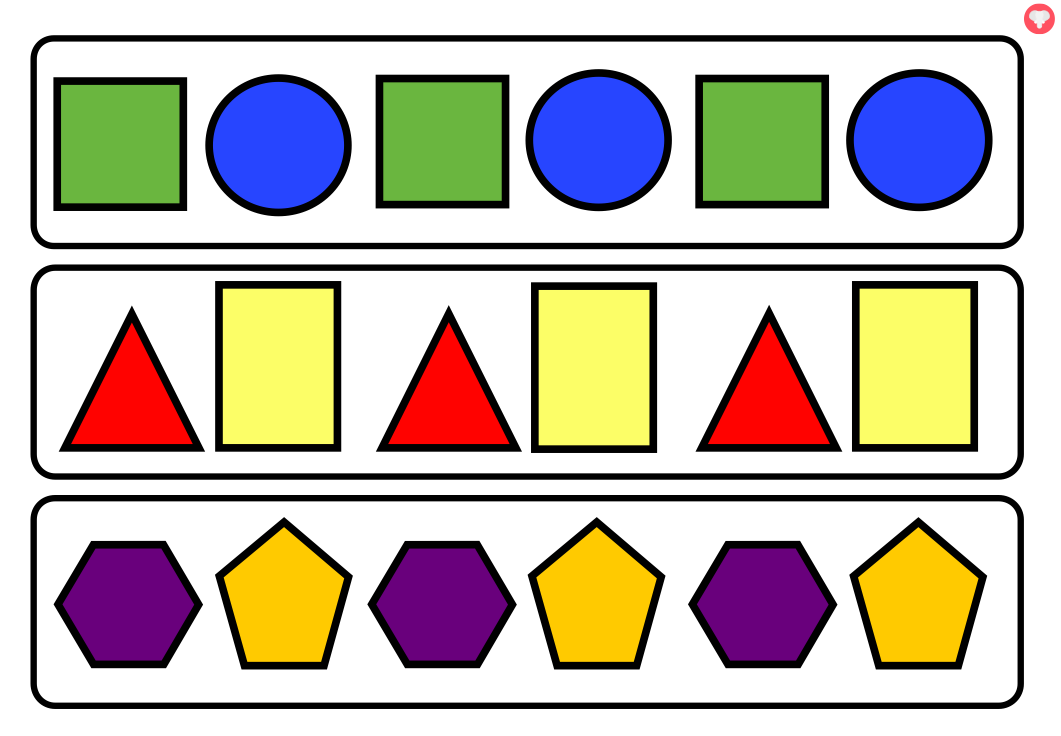
#> input picture Assets/shapes.png, 1061 x 736 px, found by its file name
$ python Shape.py
#> lines starting #> are read from the running program, lines starting #| are printed output that depends on the picture; after the words box and inside, x2 and y2 are one past the last pixel; in counts of white or black regions, pixels touching at a corner belong together; long printed decimals are rounded
import cv2
import numpy as np

def stackImages(scale,imgArray):
    rows = len(imgArray)
    cols = len(imgArray[0])
    rowsAvailable = isinstance(imgArray[0], list)
    width = imgArray[0][0].shape[1]
    height = imgArray[0][0].shape[0]
    if rowsAvailable:
        for x in range ( 0, rows):
            for y in range(0, cols):
                if imgArray[x][y].shape[:2] == imgArray[0][0].shape [:2]:
                    imgArray[x][y] = cv2.resize(imgArray[x][y], (0, 0), None, scale, scale)
                else:
                    imgArray[x][y] = cv2.resize(imgArray[x][y], (imgArray[0][0].shape[1], imgArray[0][0].shape[0]), None, scale, scale)
                if len(imgArray[x][y].shape) == 2: imgArray[x][y]= cv2.cvtColor( imgArray[x][y], cv2.COLOR_GRAY2BGR)
        imageBlank = np.zeros((height, width, 3), np.uint8)
        hor = [imageBlank]*rows
        hor_con = [imageBlank]*rows
        for x in range(0, rows):
            hor[x] = np.hstack(imgArray[x])
        ver = np.vstack(hor)
    else:
        for x in range(0, rows):
            if imgArray[x].shape[:2] == imgArray[0].shape[:2]:
                imgArray[x] = cv2.resize(imgArray[x], (0, 0), None, scale, scale)
            else:
                imgArray[x] = cv2.resize(imgArray[x], (imgArray[0].shape[1], imgArray[0].shape[0]), None,scale, scale)
            if len(imgArray[x].shape) == 2: imgArray[x] = cv2.cvtColor(imgArray[x], cv2.COLOR_GRAY2BGR)
        hor= np.hstack(imgArray)
        ver = hor
    return ver

#Finding the Countours
def getContours(Image):
    contours,hierarchy = cv2.findContours(Image,cv2.RETR_EXTERNAL,cv2.CHAIN_APPROX_NONE)
    for cnt in contours:
        area = cv2.contourArea(cnt)
        #Prints the approx area of the shapes
        print(area)
        if area>500:
            #-1 because all the contours will be drawn
            cv2.drawContours(imgContour, cnt, -1, (0,255, 0), 3)
            peri = cv2.arcLength(cnt,True)
            print(peri)
            approx = cv2.approxPolyDP(cnt,0.02*peri,True)
            print(len(approx))
            objCor = len(approx)
            x, y, w, h = cv2.boundingRect(approx)

            if objCor ==3: objectType ="Tri"
            elif objCor == 4:
                aspRatio = w/float(h)
                if aspRatio >0.98 and aspRatio <1.03: objectType= "Square"
                else:objectType="Rectangle"
            elif objCor>4: objectType= "Circles"
            else:objectType="None"


            cv2.rectangle(imgContour,(x,y),(x+w,y+h),(0,255,0),2)
            cv2.putText(imgContour,objectType,
                        (x+(w//2)-10,y+(h//2)-10),cv2.FONT_HERSHEY_COMPLEX,0.7,
                        (0,0,0),2)


Folder='../../Assets/Shapes.png'
Image=cv2.imread(Folder)
#> Image is the input picture: shape (736, 1061, 3); mean B, G, R 175.1, 185.7, 194
imgContour=Image.copy()

Image_Gray=cv2.cvtColor(Image,cv2.COLOR_BGR2GRAY)
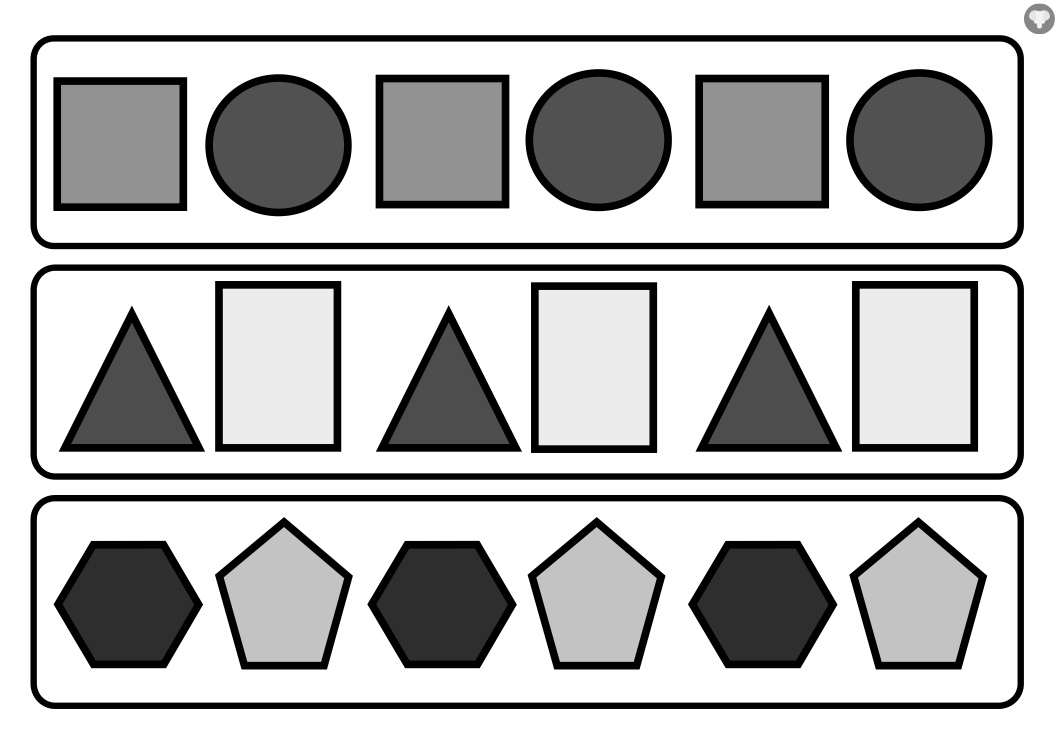
#> Image_Gray: shape (736, 1061); min 0, max 255, mean 187
'''
The second parameter for the Gaussian Blur is the Kernel can be found here: https://docs.opencv.org/master/d4/dbd/tutorial_filter_2d.html
The  next one is the sigma, If we want to have more blur we need to make the sigma value higher
'''
Image_Blur=cv2.GaussianBlur(Image,(5,5),10)
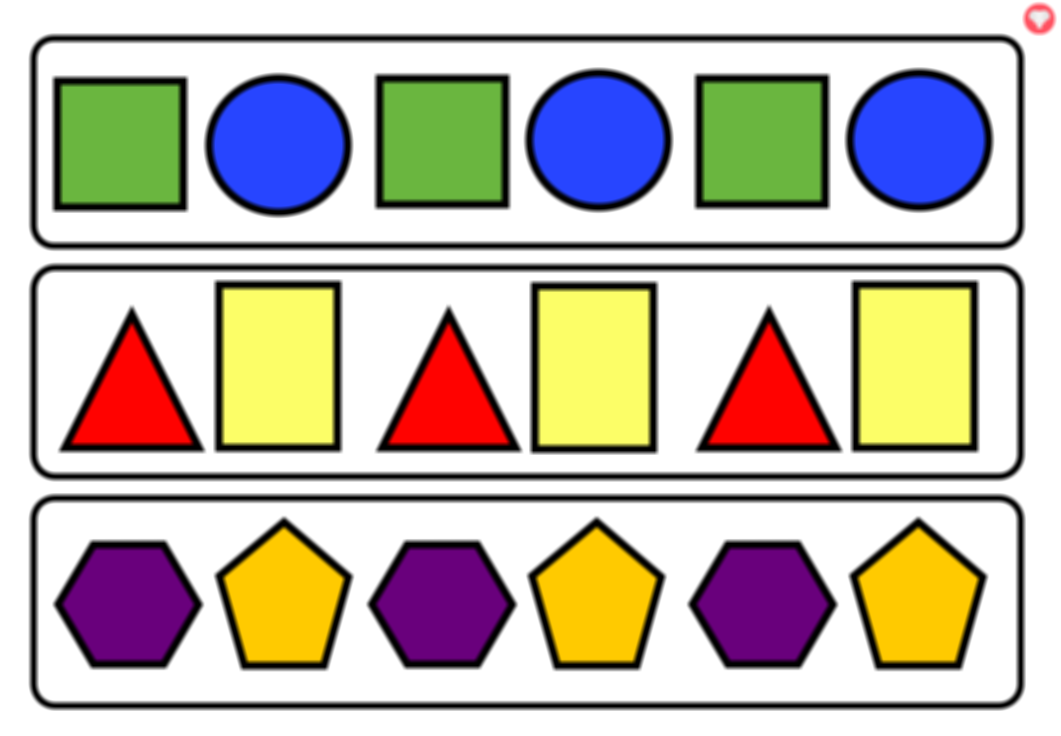
#> Image_Blur: shape (736, 1061, 3); mean B, G, R 175.1, 185.7, 194
#The below syntax detects the edges of the Image, canny image requires a threshold value
Image_Canny=cv2.Canny(Image,100,100)
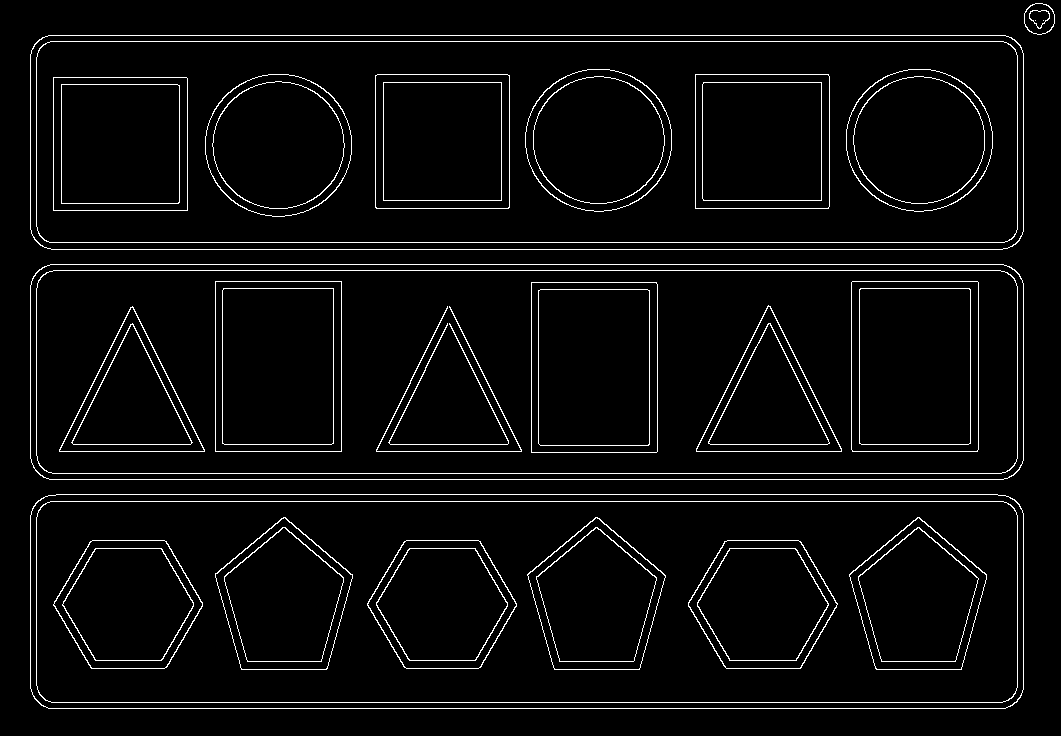
#> Image_Canny: shape (736, 1061); 4.2% white in thin lines or dots
getContours(Image_Canny)
#> in getContours, `contours,hierarchy = cv2.findContours(Image,cv2.RETR_EXTERNAL,cv2.CHAI..`: contours = 4 contours; box (x1, y1, x2, y2) and area: (30, 264, 1024, 480) 213000, (30, 35, 1024, 250) 212056, (30, 494, 1024, 709) 212000, (1024, 3, 1055, 35) 760
#> the loop in getContours, `for cnt in contours:` made 4 passes
#> (area, peri, approx, objCor, x, y, w, h) on passes 1 to 3: (212000.5, 2381.8, [[30, 515], [48, 708], [1023, 689], [1005, 495]], 4, 30, 495, 994, 214), (213000, 2383.2, [[30, 285], [49, 479], [1023, 460], [1003, 264]], 4, 30, 264, 994, 216), (212055.5, 2383, [[30, 54], [51, 249], [1023, 231], [1005, 35]], 4, 30, 35, 994, 215)
#> (area, peri, objCor, x, y, w, h, objectType) on pass 4: (760, 103.3, 8, 1024, 4, 31, 31, 'Circles')
#| 212000.5
#| 2381.782
#| 4
#| 213000.0
#| 2383.196
#| 4
#| 212055.5
#| 2382.953
#| 4
#| 760.0
#> (further printed lines are left out)
#> after the loop in getContours, `for cnt in contours:`:
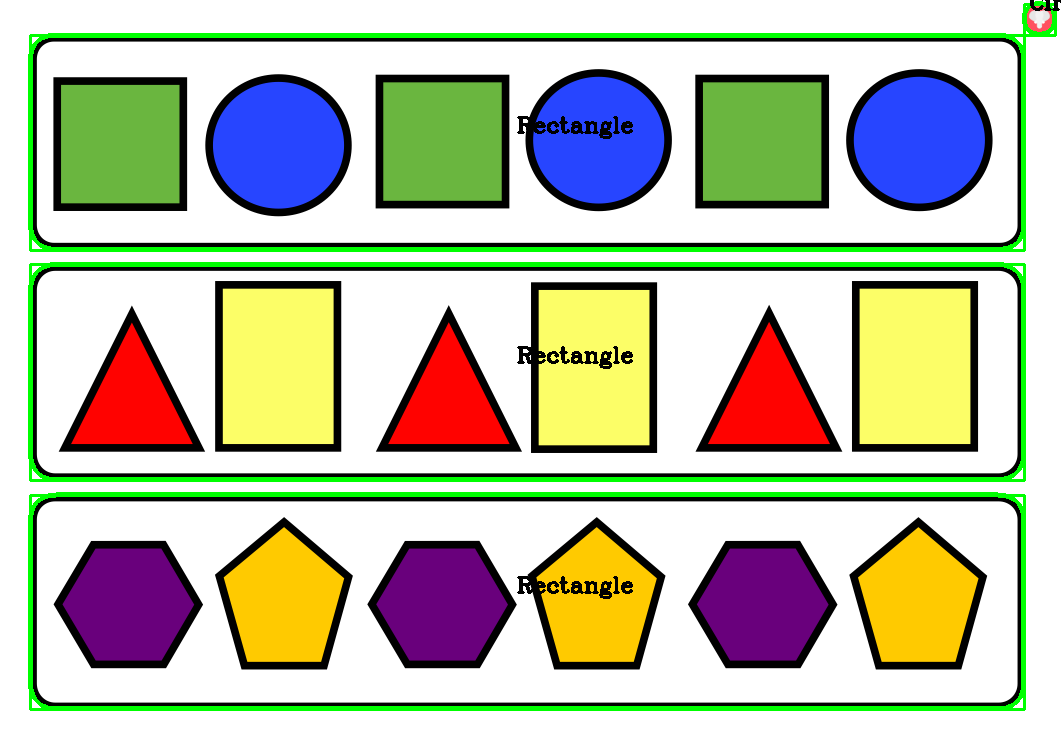
#> imgContour: shape (736, 1061, 3); 5.15% of pixels changed, all inside (x1, y1, x2, y2) = (28, 0, 1061, 711)

Stack_Image=stackImages(0.5,([Image_Blur,Image_Gray,Image],[Image_Canny,imgContour,Image]))
#> after the loop in stackImages, `for x in range(0, rows):`: hor = 2 items
#> in stackImages, `ver = np.vstack(hor)`:
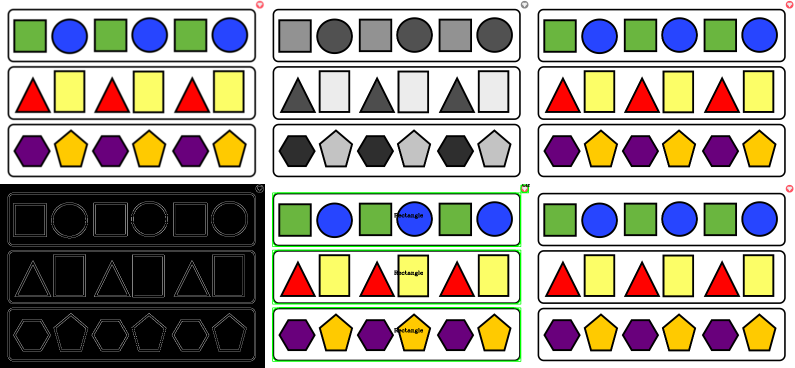
#> ver: shape (736, 1590, 3) (shown at 1/2 size); mean of channels 0, 1, 2 148.7, 157.7, 161.3; drawn as B, G, R

cv2.imshow("Output Image",Stack_Image)
cv2.waitKey(0)
